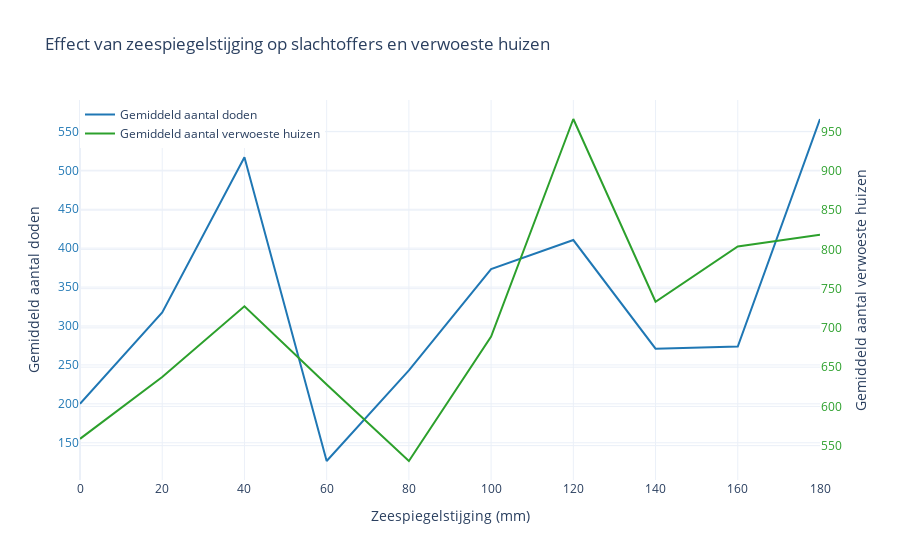

Write notebook code for a chart like this one.
### Markdown cell above
De stijgende schadebedragen suggereren dat tsunami’s in staat zijn om steeds meer waardevolle infrastructuur en bebouwing te treffen. Een hoger zeeniveau kan ertoe leiden dat het water verder landinwaarts reikt en daardoor grotere gebieden beschadigt. Tegelijkertijd zorgt de groei van steden in kustregio’s ervoor dat de potentiële schade per gebeurtenis stijgt. Hoewel er meerdere factoren meespelen, sluit dit patroon aan bij het argument, een stijgende zeespiegel draagt bij aan het verergeren van de impact van tsunami’s. Plot 3 onderstreept daarmee de economische consequenties van klimaatverandering in kustgebieden. Ook in Plot 2 wordt zichtbaar hoe de verwoestende impact van tsunami’s is toegenomen onder invloed van een stijgende zeespiegel. De grafiek toont het aantal dodelijke slachtoffers en het aantal volledig verwoeste huizen per tsunami.

### Code cell
import pandas as pd
import plotly.graph_objs as go

deaths_mapping = {
    "None reported": 0,
    "Few (~1 to 50 people)": 25,
    "Some (~51 to 100 people)": 75,
    "Many (~101 to 1,000 people)": 550,
    "Very Many (~1001 or more people)": 1500
}
houses_map = {
    'Few (~1 to 50 houses)': 25,
    'Some (~51 to 100 houses)': 75,
    'Many (~101 to 1000 houses)': 550,
    'Very Many (~1001 or more houses)': 1500
}
merged["HOUSES_ESTIMATED"] = merged["HOUSES_TOTAL_DESCRIPTION"].map(houses_map)
merged["DEATHS_ESTIMATED"] = merged["DEATHS_TOTAL_DESCRIPTION"].map(deaths_mapping)


min_sea = merged["Sea_Level_Change_mm"].min()
merged["Sea_Level_Corrected"] = merged["Sea_Level_Change_mm"] - min_sea


merged["Decennium"] = (merged["Year"] // 10) * 10

merged["Sea_Level_Bin"] = (merged["Sea_Level_Corrected"] // 20) * 20
grouped = merged.groupby("Sea_Level_Bin").agg({
    "DEATHS_ESTIMATED": "mean",
    "HOUSES_ESTIMATED": "mean",
    "Year": lambda x: int(x.mean())  # gemiddeld jaar als representatie
}).reset_index()


max_bin = grouped["Sea_Level_Bin"].max()
grouped = grouped[grouped["Sea_Level_Bin"] < max_bin]


fig = go.Figure()
min_sea = merged["Sea_Level_Change_mm"].min()
merged["Sea_Level_Corrected"] = merged["Sea_Level_Change_mm"] - min_sea


merged["Sea_Level_Bin"] = (merged["Sea_Level_Corrected"] // 20) * 20
grouped = merged.groupby("Sea_Level_Bin").agg({
    "DEATHS_ESTIMATED": "mean",
    "HOUSES_ESTIMATED": "mean",
    "Year": lambda x: int(x.mean()) 
}).reset_index()


max_bin = grouped["Sea_Level_Bin"].max()
grouped = grouped[grouped["Sea_Level_Bin"] < max_bin]



fig.add_trace(go.Scatter(
    x=grouped["Sea_Level_Bin"],
    y=grouped["DEATHS_ESTIMATED"],
    name="Gemiddeld aantal doden",
    mode="lines",
    line=dict(color="#1f77b4"),  
    hovertemplate=(
        "%{y:.0f}<br>"
    ),
    customdata=grouped[["Year"]].values
))


fig.add_trace(go.Scatter(
    x=grouped["Sea_Level_Bin"],
    y=grouped["HOUSES_ESTIMATED"],
    name="Gemiddeld aantal verwoeste huizen",
    mode="lines",
    line=dict(color="#2ca02c"), 
    yaxis="y2",
    hovertemplate=(
        "%{y:.0f}<br>" +
        "Zeespiegelstijging: %{x:.0f} mm<br>" +
        "Gemiddeld jaar: %{customdata[0]:.0f}"
    ),
    customdata=grouped[["Year"]].values
))


fig.update_layout(
    title="Effect van zeespiegelstijging op slachtoffers en verwoeste huizen",
    xaxis=dict(title="Zeespiegelstijging (mm)"),
    yaxis=dict(
        title="Gemiddeld aantal doden",
        tickfont=dict(color="#1f77b4") 
    ),
    yaxis2=dict(
        title="Gemiddeld aantal verwoeste huizen",
        tickfont=dict(color="#2ca02c"), 
        overlaying="y",
        side="right"
    ),
    legend=dict(x=0.00, y=1.),
    template="plotly_white",
    hovermode="x unified"
)

fig.show()

### Figure 1 — Plotly figure (JSON) as saved in the notebook; plotly's stock layout.template omitted (floating-point values rounded to 4 significant figures)
{"data": [{"customdata": [[1907], [1927], [1941], [1952], [1965], [1977], [1989], [1997], [2004], [2010]], "hovertemplate": "%{y:.0f}<br>", "line": {"color": "#1f77b4"}, "mode": "lines", "name": "Gemiddeld aantal doden", "type": "scatter", "x": [0.0, 20.0, 40.0, 60.0, 80.0, 100.0, 120.0, 140.0, 160.0, 180.0], "y": [200.0, 317.4, 516.7, 126.6, 242.9, 373.1, 410.4, 270.8, 273.6, 565.9]}, {"customdata": [[1907], [1927], [1941], [1952], [1965], [1977], [1989], [1997], [2004], [2010]], "hovertemplate": "%{y:.0f}<br>Zeespiegelstijging: %{x:.0f} mm<br>Gemiddeld jaar: %{customdata[0]:.0f}", "line": {"color": "#2ca02c"}, "mode": "lines", "name": "Gemiddeld aantal verwoeste huizen", "type": "scatter", "x": [0.0, 20.0, 40.0, 60.0, 80.0, 100.0, 120.0, 140.0, 160.0, 180.0], "y": [558.7, 637.5, 727.5, 627.9, 530.4, 689.1, 966.2, 733.3, 803.8, 818.8], "yaxis": "y2"}], "layout": {"hovermode": "x unified", "legend": {"x": 0, "y": 1}, "title": {"text": "Effect van zeespiegelstijging op slachtoffers en verwoeste huizen"}, "xaxis": {"title": {"text": "Zeespiegelstijging (mm)"}}, "yaxis": {"tickfont": {"color": "#1f77b4"}, "title": {"text": "Gemiddeld aantal doden"}}, "yaxis2": {"overlaying": "y", "side": "right", "tickfont": {"color": "#2ca02c"}, "title": {"text": "Gemiddeld aantal verwoeste huizen"}}}}
